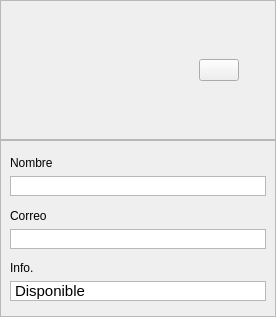
            <widget class="QWidget" name="editar_perfil">
             <layout class="QVBoxLayout" name="verticalLayout_20">
              <property name="spacing">
               <number>0</number>
              </property>
              <property name="leftMargin">
               <number>0</number>
              </property>
              <property name="topMargin">
               <number>0</number>
              </property>
              <property name="rightMargin">
               <number>0</number>
              </property>
              <property name="bottomMargin">
               <number>0</number>
              </property>
              <item alignment="Qt::AlignTop">
               <widget class="QFrame" name="frame_11">
                <property name="frameShape">
                 <enum>QFrame::StyledPanel</enum>
                </property>
                <property name="frameShadow">
                 <enum>QFrame::Raised</enum>
                </property>
                <layout class="QHBoxLayout" name="horizontalLayout_11">
                 <item>
                  <spacer name="horizontalSpacer_4">
                   <property name="orientation">
                    <enum>Qt::Horizontal</enum>
                   </property>
                   <property name="sizeHint" stdset="0">
                    <size>
                     <width>12</width>
                     <height>117</height>
                    </size>
                   </property>
                  </spacer>
                 </item>
                 <item>
                  <widget class="QLabel" name="label_8">
                   <property name="minimumSize">
                    <size>
                     <width>120</width>
                     <height>120</height>
                    </size>
                   </property>
                   <property name="maximumSize">
                    <size>
                     <width>120</width>
                     <height>120</height>
                    </size>
                   </property>
                   <property name="styleSheet">
                    <string notr="true">border-radius: 60px;</string>
                   </property>
                   <property name="text">
                    <string/>
                   </property>
                   <property name="pixmap">
                    <pixmap>usuario.png</pixmap>
                   </property>
                   <property name="scaledContents">
                    <bool>true</bool>
                   </property>
                  </widget>
                 </item>
                 <item>
                  <spacer name="horizontalSpacer_5">
                   <property name="orientation">
                    <enum>Qt::Horizontal</enum>
                   </property>
                   <property name="sizeType">
                    <enum>QSizePolicy::Expanding</enum>
                   </property>
                   <property name="sizeHint" stdset="0">
                    <size>
                     <width>40</width>
                     <height>20</height>
                    </size>
                   </property>
                  </spacer>
                 </item>
                 <item>
                  <widget class="QPushButton" name="listo">
                   <property name="text">
                    <string/>
                   </property>
                   <property name="icon">
                    <iconset>
                     <normaloff>feather/check-circle.svg</normaloff>feather/check-circle.svg</iconset>
                   </property>
                   <property name="iconSize">
                    <size>
                     <width>30</width>
                     <height>30</height>
                    </size>
                   </property>
                  </widget>
                 </item>
                 <item>
                  <spacer name="horizontalSpacer_6">
                   <property name="orientation">
                    <enum>Qt::Horizontal</enum>
                   </property>
                   <property name="sizeType">
                    <enum>QSizePolicy::Expanding</enum>
                   </property>
                   <property name="sizeHint" stdset="0">
                    <size>
                     <width>27</width>
                     <height>17</height>
                    </size>
                   </property>
                  </spacer>
                 </item>
                </layout>
               </widget>
              </item>
              <item>
               <widget class="QFrame" name="frame_12">
                <property name="sizePolicy">
                 <sizepolicy hsizetype="Preferred" vsizetype="Expanding">
                  <horstretch>0</horstretch>
                  <verstretch>0</verstretch>
                 </sizepolicy>
                </property>
                <property name="frameShape">
                 <enum>QFrame::StyledPanel</enum>
                </property>
                <property name="frameShadow">
                 <enum>QFrame::Raised</enum>
                </property>
                <layout class="QVBoxLayout" name="verticalLayout_21">
                 <item>
                  <spacer name="verticalSpacer_6">
                   <property name="orientation">
                    <enum>Qt::Vertical</enum>
                   </property>
                   <property name="sizeHint" stdset="0">
                    <size>
                     <width>20</width>
                     <height>6</height>
                    </size>
                   </property>
                  </spacer>
                 </item>
                 <item>
                  <widget class="QLabel" name="label_3">
                   <property name="text">
                    <string>Nombre</string>
                   </property>
                  </widget>
                 </item>
                 <item>
                  <widget class="QTextEdit" name="textEdit">
                   <property name="maximumSize">
                    <size>
                     <width>16777215</width>
                     <height>20</height>
                    </size>
                   </property>
                   <property name="styleSheet">
                    <string notr="true">border-bottom: 1px solid white;</string>
                   </property>
                   <property name="verticalScrollBarPolicy">
                    <enum>Qt::ScrollBarAlwaysOff</enum>
                   </property>
                  </widget>
                 </item>
                 <item>
                  <spacer name="verticalSpacer_9">
                   <property name="orientation">
                    <enum>Qt::Vertical</enum>
                   </property>
                   <property name="sizeHint" stdset="0">
                    <size>
                     <width>20</width>
                     <height>7</height>
                    </size>
                   </property>
                  </spacer>
                 </item>
                 <item>
                  <widget class="QLabel" name="label_5">
                   <property name="text">
                    <string>Correo</string>
                   </property>
                  </widget>
                 </item>
                 <item>
                  <widget class="QTextEdit" name="textEdit_2">
                   <property name="maximumSize">
                    <size>
                     <width>16777215</width>
                     <height>20</height>
                    </size>
                   </property>
                   <property name="styleSheet">
                    <string notr="true">border-bottom: 1px solid white;</string>
                   </property>
                   <property name="verticalScrollBarPolicy">
                    <enum>Qt::ScrollBarAlwaysOff</enum>
                   </property>
                  </widget>
                 </item>
                 <item>
                  <spacer name="verticalSpacer_7">
                   <property name="orientation">
                    <enum>Qt::Vertical</enum>
                   </property>
                   <property name="sizeHint" stdset="0">
                    <size>
                     <width>20</width>
                     <height>6</height>
                    </size>
                   </property>
                  </spacer>
                 </item>
                 <item>
                  <widget class="QLabel" name="label_7">
                   <property name="text">
                    <string>Info.</string>
                   </property>
                  </widget>
                 </item>
                 <item>
                  <widget class="QTextEdit" name="textEdit_3">
                   <property name="maximumSize">
                    <size>
                     <width>16777215</width>
                     <height>20</height>
                    </size>
                   </property>
                   <property name="styleSheet">
                    <string notr="true">border-bottom: 1px solid white;</string>
                   </property>
                   <property name="verticalScrollBarPolicy">
                    <enum>Qt::ScrollBarAlwaysOff</enum>
                   </property>
                   <property name="html">
                    <string>&lt;!DOCTYPE HTML PUBLIC &quot;-//W3C//DTD HTML 4.0//EN&quot; &quot;http://www.w3.org/TR/REC-html40/strict.dtd&quot;&gt;
&lt;html&gt;&lt;head&gt;&lt;meta name=&quot;qrichtext&quot; content=&quot;1&quot; /&gt;&lt;meta charset=&quot;utf-8&quot; /&gt;&lt;style type=&quot;text/css&quot;&gt;
p, li { white-space: pre-wrap; }
hr { height: 1px; border-width: 0; }
li.unchecked::marker { content: &quot;\2610&quot;; }
li.checked::marker { content: &quot;\2612&quot;; }
&lt;/style&gt;&lt;/head&gt;&lt;body style=&quot; font-family:'Tempus Sans ITC'; font-size:11pt; font-weight:400; font-style:normal;&quot;&gt;
&lt;p style=&quot; margin-top:0px; margin-bottom:0px; margin-left:0px; margin-right:0px; -qt-block-indent:0; text-indent:0px;&quot;&gt;Disponible&lt;/p&gt;
&lt;p style=&quot;-qt-paragraph-type:empty; margin-top:0px; margin-bottom:0px; margin-left:0px; margin-right:0px; -qt-block-indent:0; text-indent:0px;&quot;&gt;&lt;br /&gt;&lt;/p&gt;&lt;/body&gt;&lt;/html&gt;</string>
                   </property>
                  </widget>
                 </item>
                 <item>
                  <spacer name="verticalSpacer_8">
                   <property name="orientation">
                    <enum>Qt::Vertical</enum>
                   </property>
                   <property name="sizeHint" stdset="0">
                    <size>
                     <width>20</width>
                     <height>6</height>
                    </size>
                   </property>
                  </spacer>
                 </item>
                </layout>
               </widget>
              </item>
             </layout>
            </widget>
